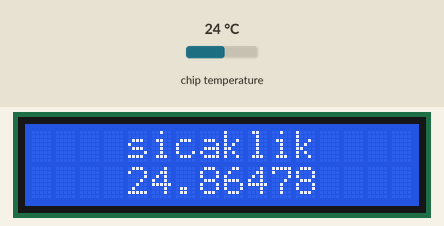
This program was run on a simulated Raspberry Pi Pico running MicroPython. Shown: 16×2 character LCD. Inputs (shaded band) come from the test bench; at power-on: chip temperature 24 °C. What the program prints to the serial console is not drawn.

Above: at 1.2 s.
1.3 s: chip temperature set to 1 °C
At 3.1 s:
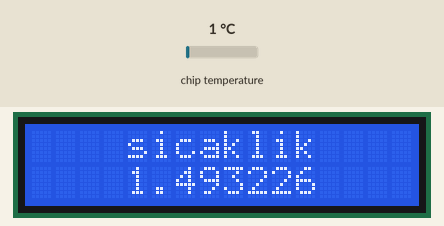
7.4 s: chip temperature set to 11 °C
At 8.8 s:
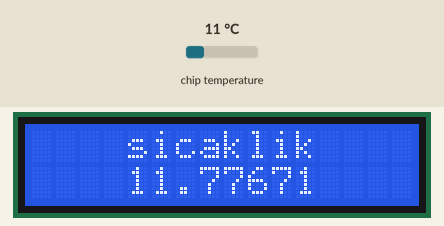
11.9 s: chip temperature set to 22 °C
At 13.3 s:
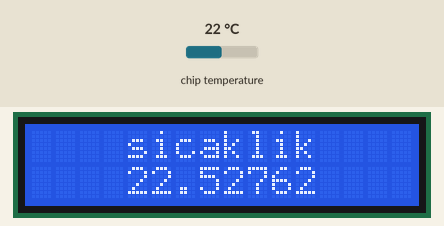
Timing chart, 0 to 14.9 s (numbered marks = the images above; inputs shaded):
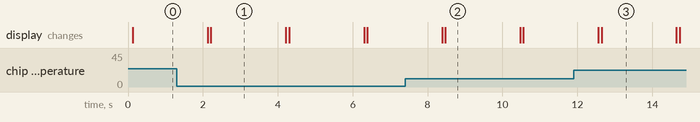

The program:

Sicaklik_okuma_yazdirma.py
```python
from machine import ADC,Pin,I2C
import utime
from lcd_api import LcdApi
from pico_i2c_lcd import I2cLcd
sicaklik_Pini = ADC(4)
donusturme_carpani = 3.3/(65635)
I2C_ADDR = 0x27
I2C_NUM_ROWS = 2
I2C_NUM_COLS = 16

sda = Pin(20)
scl = Pin(21)


i2c = I2C(0, sda=sda, scl=scl,freq=40000)
lcd = I2cLcd(i2c,I2C_ADDR, I2C_NUM_ROWS, I2C_NUM_COLS)


while True:
    okunan =sicaklik_Pini.read_u16() * donusturme_carpani
    sicaklik_Degeri = 27 - (okunan - 0.706)/0.001721
    print(sicaklik_Degeri)

    lcd.move_to(4, 0)
    lcd.putstr("sicaklik")
    lcd.move_to(4, 1)
    lcd.putstr(str(sicaklik_Degeri))

    utime.sleep(2)
    lcd.clear()
```

Measured:
- after the input at 1.3 s, the display: first differs from a run without the input after 0.91 s (image 1)
- after the input at 7.4 s, the display: first differs from a run without the input after 1.1 s (image 2)
- after the input at 11.9 s, the display: first differs from a run without the input after 0.74 s (image 3)
- what the display in image 1 shows lasts 2.0 s, from 2.2 s to 4.2 s
